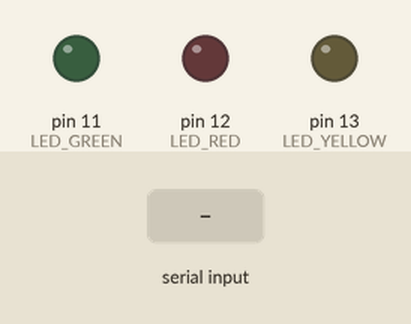
This sketch was run on a simulated Arduino Uno, built with avr-gcc and run on an emulated ATmega328P. Shown: output pins drawn as LEDs (lit = HIGH). Dashed ring = blinking. The test bench sets the inputs (shaded band).

Above: at 1.2 s.
1.3 s: "4" received over Serial
At 1.7 s:
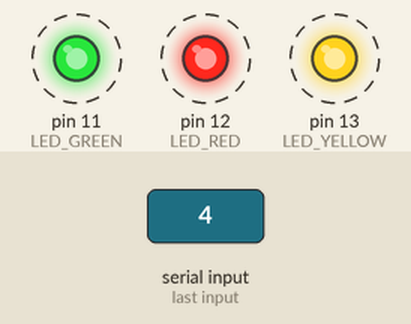
4.3 s: "1" received over Serial
7.3 s: "2" received over Serial
At 8.1 s:
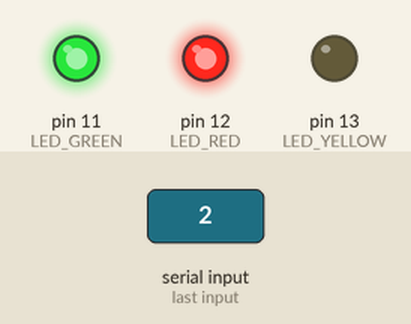
8.8 s: "1" received over Serial
At 9.3 s:
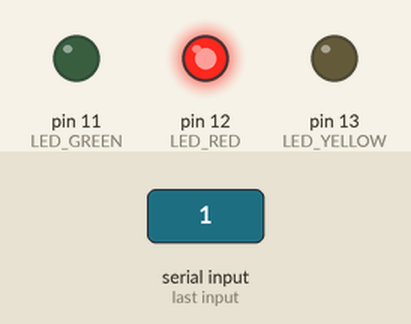
10.3 s: "3" received over Serial
At 11.5 s:
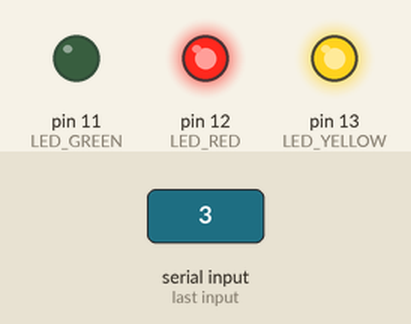
11.8 s: "5" received over Serial
At 12.8 s:
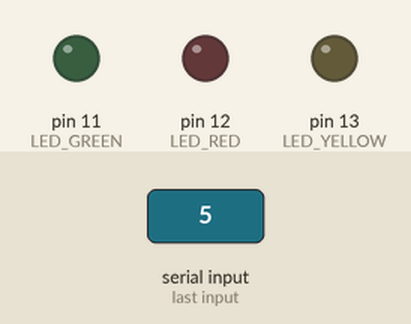
Timing chart, 0 to 14.3 s (numbered marks = the images above; inputs shaded):
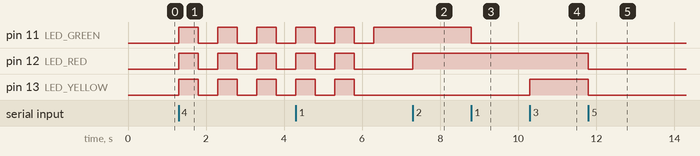

The sketch:

Arduino_1.ino
```cpp
const int LED_RED = 12;
const int LED_YELLOW = 13;
const int LED_GREEN = 11;
bool redOn = false;
bool yellowOn = false;
bool greenOn = false;
bool blinking = false;

void setup() {
  pinMode(LED_RED, OUTPUT);
  pinMode(LED_YELLOW, OUTPUT);
  pinMode(LED_GREEN, OUTPUT);
  Serial.begin(9600);
}

void loop() {
  if (Serial.available() > 0) {
    char opt = Serial.read();
    switch(opt) {
      case '1':
        greenOn = !greenOn;
        digitalWrite(LED_GREEN, greenOn ? HIGH : LOW);
        break;
      case '2':
        redOn = !redOn;
        digitalWrite(LED_RED, redOn ? HIGH : LOW);
        break;
      case '3':
        yellowOn = !yellowOn;
        digitalWrite(LED_YELLOW, yellowOn ? HIGH : LOW);
        break;
      case '4':
        if (blinking) {
          stopBlinking();
        } else {
          startBlinking();
        }
        break;
      case '5':
        turnOffAllLights();
        break;
      case '6': // Nuevo comando para mostrar el menú
        printMenu();
        break;
      default:
        break;
    }
  }
}

void startBlinking() {
  blinking = true;
  for (int i = 0; i < 5; i++) {
    digitalWrite(LED_GREEN, HIGH);
    digitalWrite(LED_RED, HIGH);
    digitalWrite(LED_YELLOW, HIGH);
    delay(500);
    digitalWrite(LED_GREEN, LOW);
    digitalWrite(LED_RED, LOW);
    digitalWrite(LED_YELLOW, LOW);
    delay(500);
  }
}

void stopBlinking() {
  blinking = false;
}

void turnOffAllLights() {
  greenOn = false;
  redOn = false;
  yellowOn = false;
  digitalWrite(LED_GREEN, LOW);
  digitalWrite(LED_RED, LOW);
  digitalWrite(LED_YELLOW, LOW);
}

void printMenu() {
  Serial.println("::: MENU :::");
  Serial.println("[1]. Turn on/off green LED");
  Serial.println("[2]. Turn on/off red LED");
  Serial.println("[3]. Turn on/off yellow LED");
  Serial.println("[4]. Toggle blinking all LEDs");
  Serial.println("[5]. Turn off all LEDs");
  Serial.println("[6]. Print menu");
  Serial.println("Please enter your option:");
}
```

Measured:
- after the input at 1.3 s, pin 11 (LED_GREEN), pin 12 (LED_RED), pin 13 (LED_YELLOW): alternates HIGH for 0.50 s and LOW for 0.50 s, starting at once
- after the input at 7.3 s, pin 12 (LED_RED): LOW → HIGH at once
- after the input at 8.8 s, pin 11 (LED_GREEN): HIGH → LOW at once
- after the input at 10.3 s, pin 13 (LED_YELLOW): LOW → HIGH at once
- after the input at 11.8 s, pin 12 (LED_RED), pin 13 (LED_YELLOW): HIGH → LOW at once
